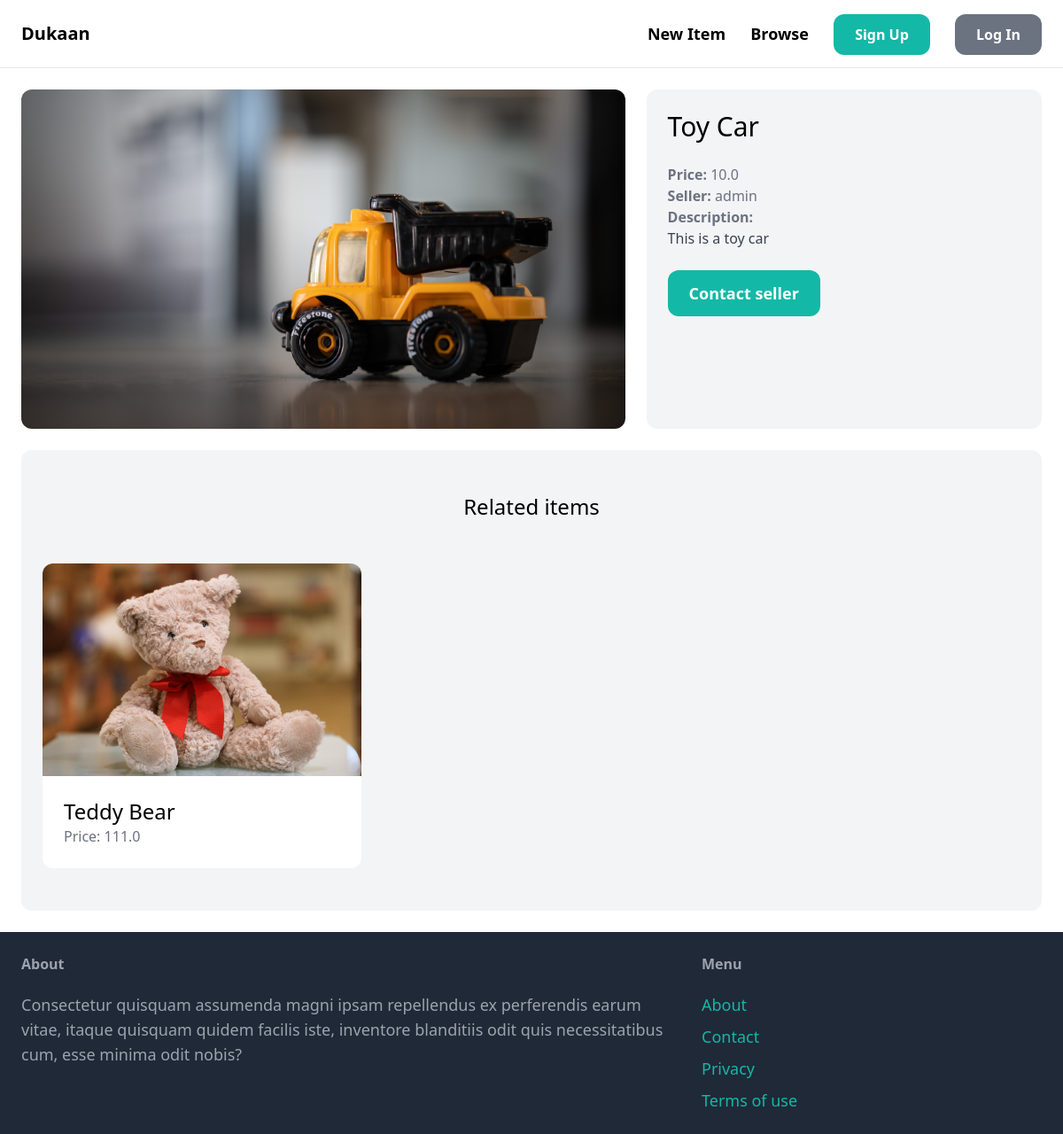
Screenshot of /items/3/ with the database file from the repository.
### item/models.py (models this page shows, shortened)
class Item(models.Model):
    category = models.ForeignKey(Category, related_name='items', on_delete=models.CASCADE)
    name = models.CharField(max_length=255)
    description = models.TextField(blank=True, null=True)
    price = models.FloatField()
    image = models.ImageField(upload_to='items_images', blank=True, null=True)
    is_sold = models.BooleanField(default=False)
    created_by = models.ForeignKey(User, related_name='items', on_delete=models.CASCADE)
    created_at = models.DateTimeField(auto_now_add=True)

### item/views.py (the view)
# urls.py: path('<int:pk>/', views.detail, name='detail'),
def detail(request, pk):
    item = get_object_or_404(Item, pk=pk)
    related_items = Item.objects.filter(category = item.category, is_sold=False).exclude(pk=pk) [0:3]
    return render(request, 'item/detail.html',{
        'item': item,
        'related_items' : related_items,
    })

### item/templates/item/detail.html (shortened to what this page needs)
{% extends 'core/base.html' %}
{% block content %}
<div class="grid grid-cols-5 gap-6">
    <div class="col-span-3">
        <img src="{{ item.image.url }}" class="rounded-xl">
    </div>
    <div class="col-span-2 p-6 bg-gray-100 rounded-xl">
        <h1 class="mb-6 text-3xl">{{ item.name }}</h1>
        <p class="text-gray-500"><strong>Price: </strong>{{ item.price }}</p>
        <p class="text-gray-500"><strong>Seller: </strong>{{ item.created_by.username }}</p>
        {% if item.description %}
            <p class="text-gray-700">
                <strong class="text-gray-500">Description:</strong><br>
                {{ item.description }}
            </p>
        {% endif %}
        {% if request.user == item.created_by %}
            <div class="mt-6 p-6 bg-white rounded-xl">
                <p>This is your item!</p>
                <a href="{% url 'item:edit' item.id %}" class="inline-block mt-6 px-6 py-3 text-lg font-semibold bg-teal-500 text-white rounded-xl">Edit</a>
                <a href="{% url 'item:delete' item.id %}" class="inline-block mt-6 px-6 py-3 text-lg font-semibold bg-red-500 text-white rounded-xl">Delete</a>
            </div>
        {% else %}
            <a href="#" class="inline-block mt-6 px-6 py-3 text-lg font-semibold bg-teal-500 text-white rounded-xl hover:bg-teal-700">Contact seller</a>
        {% endif %}
    </div>
</div>
<div class = "mt-6 px-6 py-12 bg-gray-100 rounded-xl">
    <h2 class = "mb-12 text-2xl text-center">Related items</h2>
    <div class="grid grid-cols-3 gap-3">
        {% for item in related_items %}
        <div>
            <a href="{% url 'item:detail' item.id %}">
                <div>
                    <img src="{{item.image.url}}" class="rounded-t-xl">
                </div>
                <div class="p-6 bg-white rounded-b-xl">
                    <h2 class="text-2xl">{{ item.name }} </h2>
                    <p class="text-gray-500"> Price: {{item.price}}</p>
                </div>
            </a>
        </div>
        {% endfor %}
    </div>
</div>
{% endblock %}

### rows the page displays
Item: image (picture), name "Toy Car", price "10.0", created_by.username "admin", description "This is a toy car"
Item: image (picture), name "Teddy Bear", price "111.0"
